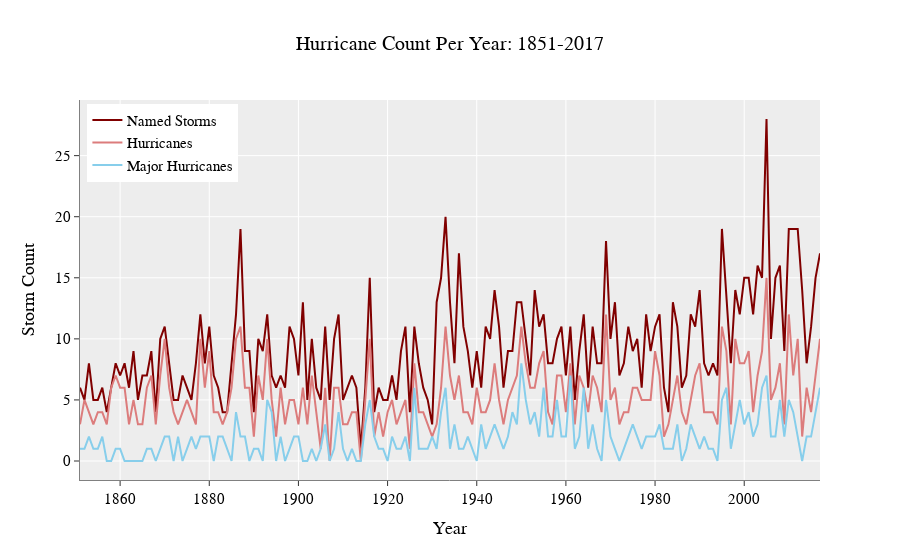

The notebook cell this image was saved under:
### Code cell
fig = go.Figure()
fig.update_layout(title="Hurricane Count Per Year: 1851-2017", title_font_size = 20,
                  font=dict( family="Courier New, monospace", size=15,color="#000000"),
                  template = "ggplot2", hovermode= 'closest', legend=dict(
    yanchor="top",
    y=0.99,
    xanchor="left",
    x=0.01
))
fig.update_xaxes(showline=True, linewidth=1, linecolor='gray', title = 'Year')
fig.update_yaxes(showline=True, linewidth=1, linecolor='gray', title = 'Storm Count')

fig.add_trace(go.Scatter(x = df_disasters['Year'], y = df_disasters['Named Storms'], mode = 'lines',
                         name = 'Named Storms', marker_color='rgb(128, 0, 0)'))

fig.add_trace(go.Scatter(x = df_disasters['Year'], y = df_disasters['Hurricanes'], mode = 'lines',
                         name = 'Hurricanes', marker_color = 'rgb(220, 124, 124)'))

fig.add_trace(go.Scatter(x = df_disasters['Year'], y = df_disasters['MajorHurricanes'], mode = 'lines',
                         name = 'Major Hurricanes', marker_color = 'rgb(135,206,235)'))

pio.write_image(fig, "images/fig5.png", width=5*200, height=2*200, scale=.75)
fig

### Figure 1 — Plotly figure (JSON) as saved in the notebook; plotly's stock layout.template omitted (floating-point values rounded to 4 significant figures; data arrays with more than 128 entries replaced by an {"elided": "..."} marker saying what was removed)
{"data": [{"marker": {"color": "rgb(128, 0, 0)"}, "mode": "lines", "name": "Named Storms", "type": "scatter", "x": {"elided": "167 int values"}, "y": {"elided": "167 int values"}}, {"marker": {"color": "rgb(220, 124, 124)"}, "mode": "lines", "name": "Hurricanes", "type": "scatter", "x": {"elided": "167 int values"}, "y": {"elided": "167 int values"}}, {"marker": {"color": "rgb(135,206,235)"}, "mode": "lines", "name": "Major Hurricanes", "type": "scatter", "x": {"elided": "167 int values"}, "y": {"elided": "167 int values"}}], "layout": {"autosize": true, "font": {"color": "#000000", "family": "Courier New, monospace", "size": 15}, "hovermode": "closest", "legend": {"x": 0.01, "xanchor": "left", "y": 0.99, "yanchor": "top"}, "title": {"font": {"size": 20}, "text": "Hurricane Count Per Year: 1851-2017"}, "xaxis": {"autorange": true, "linecolor": "gray", "linewidth": 1, "range": [1851, 2017], "showline": true, "title": {"text": "Year"}, "type": "linear"}, "yaxis": {"autorange": true, "linecolor": "gray", "linewidth": 1, "range": [-1.556, 29.56], "showline": true, "title": {"text": "Storm Count"}, "type": "linear"}}}
